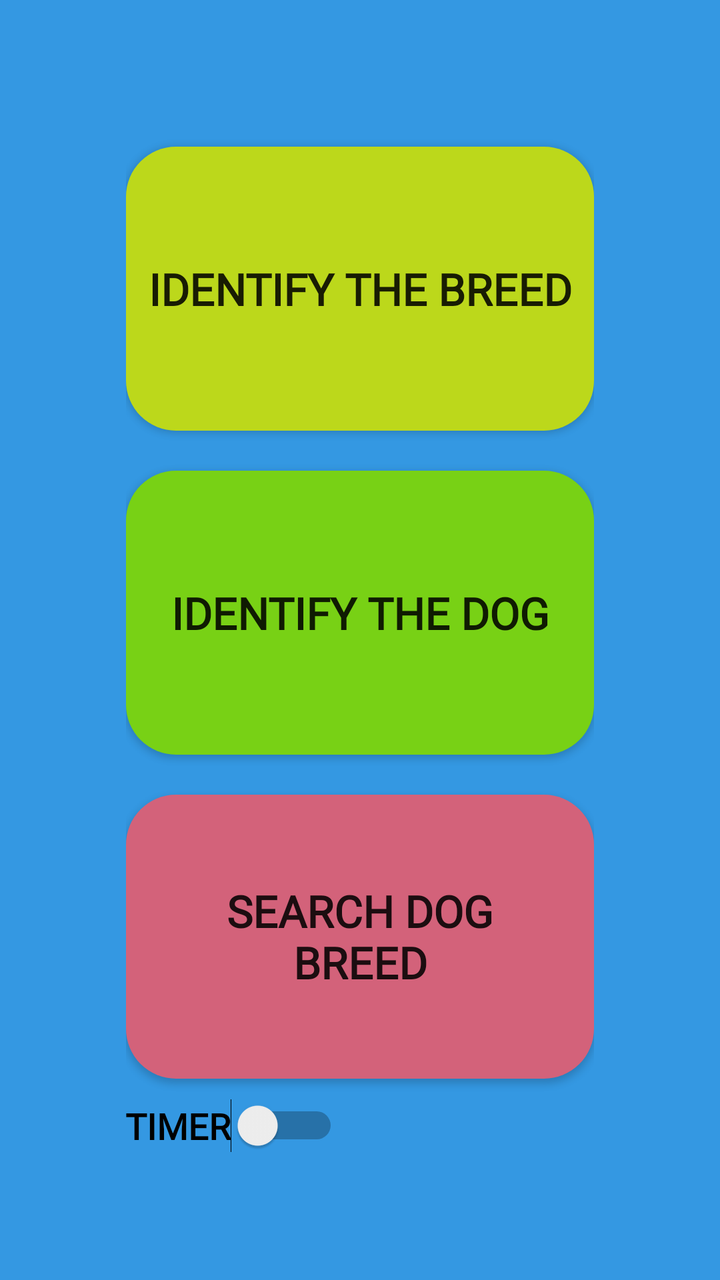
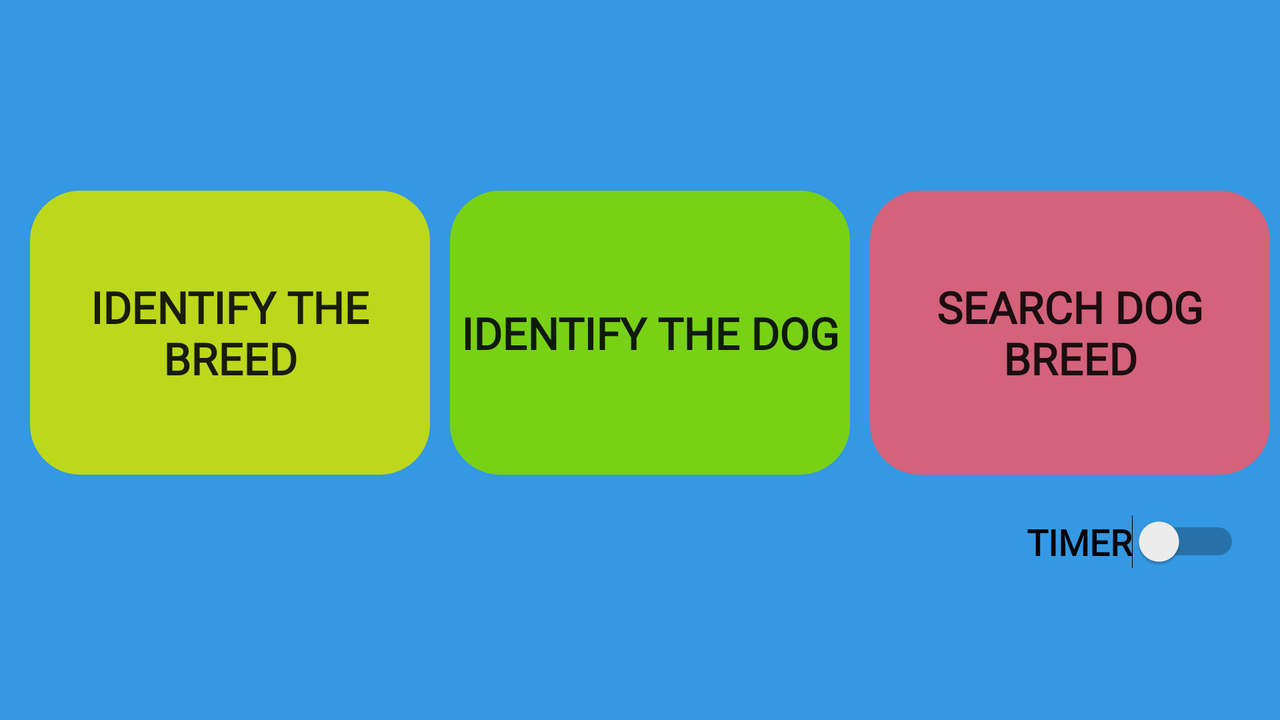

Compare how this app lays out the same screen by default and in its alternative resource folder. The renders come first, then the two layout files and the values they reference.
<!-- AndroidManifest.xml: application theme AppTheme -->
<!-- res/layout/activity_main.xml -->
<?xml version="1.0" encoding="utf-8"?>
<LinearLayout xmlns:android="http://schemas.android.com/apk/res/android"

    xmlns:app="http://schemas.android.com/apk/res-auto"
    xmlns:tools="http://schemas.android.com/tools"
    android:layout_width="match_parent"
    android:layout_height="match_parent"
    android:background="@color/background_clr"
    android:gravity="center_vertical"
    android:orientation="vertical"
    tools:context=".MainActivity">


    <LinearLayout
        android:id="@+id/another_great_layout"
        android:layout_width="wrap_content"
        android:layout_height="wrap_content"
        android:layout_gravity="center_horizontal|center_vertical"
        android:orientation="vertical">

        <Button
            android:id="@+id/identify_breed_btn"
            android:layout_width="234dp"
            android:layout_height="142dp"
            android:layout_gravity="center"
            android:layout_marginTop="10dp"
            android:layout_weight="1"
            android:background="@drawable/round_button1"
            android:fontFamily="@font/fredericka_the_great"
            android:onClick="onClickIDBreed"
            android:shadowColor="@color/shadow_clr"
            android:text="@string/identify_the_breed"
            android:textSize="22sp"
            android:textStyle="bold"
            app:layout_constraintEnd_toEndOf="parent"
            app:layout_constraintHorizontal_bias="0.497"
            app:layout_constraintStart_toStartOf="parent"
            app:layout_constraintTop_toTopOf="parent" />

        <Button
            android:id="@+id/identify_dog_btn"
            android:layout_width="234dp"
            android:layout_height="142dp"
            android:layout_gravity="center"
            android:layout_marginTop="20dp"
            android:layout_weight="1"
            android:background="@drawable/round_button2"
            android:fontFamily="@font/fredericka_the_great"
            android:onClick="onClickIDDog"
            android:padding="15dp"
            android:shadowColor="@color/shadow_clr"
            android:text="@string/identify_the_dog"
            android:textSize="22sp"
            android:textStyle="bold"
            app:layout_constraintBottom_toTopOf="@+id/search_dog_btn"
            app:layout_constraintEnd_toEndOf="parent"
            app:layout_constraintHorizontal_bias="0.497"
            app:layout_constraintStart_toStartOf="parent"
            app:layout_constraintTop_toBottomOf="@+id/identify_breed_btn"
            app:layout_constraintVertical_bias="0.0" />

        <Button
            android:id="@+id/search_dog_btn"
            android:layout_width="234dp"
            android:layout_height="142dp"
            android:layout_gravity="center"
            android:layout_marginTop="20dp"
            android:layout_weight="1"
            android:background="@drawable/round_button3"
            android:fontFamily="@font/fredericka_the_great"
            android:onClick="onClickSearchDog"
            android:padding="15sp"
            android:shadowColor="@color/shadow_clr"
            android:text="@string/search_the_dog"
            android:textSize="22sp"
            android:textStyle="bold"
            app:layout_constraintBottom_toBottomOf="parent"
            app:layout_constraintEnd_toEndOf="parent"
            app:layout_constraintHorizontal_bias="0.497"
            app:layout_constraintStart_toStartOf="parent" />

        <Switch
            android:id="@+id/timer_switch"
            android:layout_width="wrap_content"
            android:layout_height="wrap_content"
            android:layout_marginTop="10dp"
            android:button="@color/breed_clr"
            android:checked="false"
            android:fontFamily="@font/fredericka_the_great"
            android:text="@string/timer"
            android:textAllCaps="true"
            android:textSize="18sp"
            android:textStyle="bold"
            app:layout_constraintBottom_toBottomOf="parent"
            app:layout_constraintEnd_toEndOf="parent" />

    </LinearLayout>


</LinearLayout>
<!-- resources referenced by this layout -->
<resources>
  <color name="background_clr">#3498E2</color>
  <color name="breed_clr">#BCD81B</color>
  <color name="shadow_clr">#0A253A</color>
  <!-- drawable round_button1 (drawable) -->
  <?xml version="1.0" encoding="utf-8"?>
  <shape xmlns:android="http://schemas.android.com/apk/res/android"
      android:shape="rectangle">
      <solid android:color="@color/breed_clr"/>
      <corners android:radius="25dp"/>
  </shape>
  <!-- drawable round_button2 (drawable) -->
  <?xml version="1.0" encoding="utf-8"?>
  <shape xmlns:android="http://schemas.android.com/apk/res/android"
  
      android:shape="rectangle"
      >
      <solid android:color="@color/dog_clr"/>
      <corners android:radius="25dp"/>
  
  </shape>
  <!-- drawable round_button3 (drawable) -->
  <?xml version="1.0" encoding="utf-8"?>
  <shape xmlns:android="http://schemas.android.com/apk/res/android"
  
      android:shape="rectangle">
      <solid android:color="@color/search_clr"/>
      <corners android:radius="25dp"/>
  
  
  </shape>
  <string name="identify_the_breed">Identify the Breed</string>
  <string name="identify_the_dog">Identify the Dog</string>
  <string name="search_the_dog">Search Dog Breed</string>
  <string name="timer">Timer</string>
  <style name="AppTheme" parent="Theme.AppCompat.Light.DarkActionBar">
          
          <item name="colorPrimary">@color/colorPrimary</item>
          <item name="colorPrimaryDark">@color/colorPrimaryDark</item>
          <item name="colorAccent">@color/colorAccent</item>
          
          
      </style>
  <color name="dog_clr">#78D115</color>
  <color name="search_clr">#D3627A</color>
  <color name="colorPrimary">#1C5D96</color>
  <color name="colorPrimaryDark">#0A253A</color>
  <color name="colorAccent">#D81B60</color>
</resources>
<!-- res/layout-land/activity_main.xml (the repository's variant of the layout above) -->
<!-- drawn on the phone turned sideways -->
<?xml version="1.0" encoding="utf-8"?>
<LinearLayout xmlns:android="http://schemas.android.com/apk/res/android"

    xmlns:app="http://schemas.android.com/apk/res-auto"
    xmlns:tools="http://schemas.android.com/tools"
    android:layout_width="match_parent"
    android:layout_height="match_parent"
    android:background="@color/background_clr"
    android:gravity="center_vertical"
    android:orientation="vertical"
    tools:context=".MainActivity">

    <LinearLayout
        android:layout_width="wrap_content"
        android:layout_height="wrap_content"
        android:layout_gravity="center"
        android:layout_marginTop="20dp"
        android:gravity="center"
        android:orientation="horizontal">

        <Button
            android:id="@+id/identify_breed_btn"
            style="?android:attr/buttonBarButtonStyle"
            android:layout_width="200dp"
            android:layout_height="142dp"
            android:layout_marginStart="10dp"
            android:layout_marginLeft="10dp"
            android:layout_weight="1"
            android:background="@drawable/round_button1"
            android:fontFamily="@font/fredericka_the_great"
            android:gravity="center"
            android:onClick="onClickIDBreed"
            android:shadowColor="@color/shadow_clr"
            android:text="@string/identify_the_breed"
            android:textColor="?attr/editTextColor"
            android:textColorLink="@color/text_clr"
            android:textSize="22sp"
            android:textStyle="bold"
            app:layout_constraintEnd_toEndOf="parent"
            app:layout_constraintHorizontal_bias="0.497"
            app:layout_constraintStart_toStartOf="parent"
            app:layout_constraintTop_toTopOf="parent" />

        <Button
            android:id="@+id/identify_dog_btn"
            style="?android:attr/buttonBarButtonStyle"
            android:layout_width="200dp"
            android:layout_height="142dp"
            android:layout_marginStart="10dp"
            android:layout_marginLeft="10dp"
            android:layout_weight="1"
            android:background="@drawable/round_button2"
            android:fontFamily="@font/fredericka_the_great"
            android:gravity="center"
            android:onClick="onClickIDDog"
            android:padding="5dp"
            android:shadowColor="@color/shadow_clr"
            android:text="@string/identify_the_dog"
            android:textColor="?attr/editTextColor"
            android:textColorLink="@color/text_clr"
            android:textSize="22sp"
            android:textStyle="bold"
            app:layout_constraintBottom_toTopOf="@+id/search_dog_btn"
            app:layout_constraintEnd_toEndOf="parent"
            app:layout_constraintHorizontal_bias="0.497"
            app:layout_constraintStart_toStartOf="parent"
            app:layout_constraintTop_toBottomOf="@+id/identify_breed_btn"
            app:layout_constraintVertical_bias="0.0" />

        <Button
            android:id="@+id/search_dog_btn"
            style="?android:attr/buttonBarButtonStyle"
            android:layout_width="200dp"
            android:layout_height="142dp"
            android:layout_marginStart="10dp"
            android:layout_marginLeft="10dp"
            android:layout_weight="1"
            android:background="@drawable/round_button3"
            android:fontFamily="@font/fredericka_the_great"
            android:gravity="center"
            android:onClick="onClickSearchDog"
            android:padding="10dp"
            android:shadowColor="@color/shadow_clr"
            android:text="@string/search_the_dog"
            android:textColor="?attr/editTextColor"
            android:textColorLink="@color/text_clr"
            android:textSize="22sp"
            android:textStyle="bold"
            app:layout_constraintBottom_toBottomOf="parent"
            app:layout_constraintEnd_toEndOf="parent"
            app:layout_constraintHorizontal_bias="0.497"
            app:layout_constraintStart_toStartOf="parent" />

    </LinearLayout>

    <LinearLayout

        android:layout_width="match_parent"
        android:layout_height="wrap_content"
        android:gravity="end">


        <Switch
            android:id="@+id/timer_switch"
            android:layout_width="wrap_content"
            android:layout_height="wrap_content"
            android:layout_marginTop="20dp"
            android:layout_marginEnd="20dp"
            android:layout_marginRight="20dp"
            android:button="@color/breed_clr"
            android:checked="false"
            android:fontFamily="@font/fredericka_the_great"
            android:text="@string/timer"
            android:textAllCaps="true"
            android:textSize="18sp"
            android:textStyle="bold"
            app:layout_constraintBottom_toBottomOf="parent"
            app:layout_constraintEnd_toEndOf="parent" />
    </LinearLayout>
</LinearLayout>
<!-- resources referenced by the variant -->
<!-- as the phone turned sideways resolves them -->
<resources>
  <color name="background_clr">#3498E2</color>
  <color name="breed_clr">#BCD81B</color>
  <color name="shadow_clr">#0A253A</color>
  <color name="text_clr">#000000</color>
  <!-- drawable round_button1 (drawable) -->
  <?xml version="1.0" encoding="utf-8"?>
  <shape xmlns:android="http://schemas.android.com/apk/res/android"
      android:shape="rectangle">
      <solid android:color="@color/breed_clr"/>
      <corners android:radius="25dp"/>
  </shape>
  <!-- drawable round_button2 (drawable) -->
  <?xml version="1.0" encoding="utf-8"?>
  <shape xmlns:android="http://schemas.android.com/apk/res/android"
  
      android:shape="rectangle"
      >
      <solid android:color="@color/dog_clr"/>
      <corners android:radius="25dp"/>
  
  </shape>
  <!-- drawable round_button3 (drawable) -->
  <?xml version="1.0" encoding="utf-8"?>
  <shape xmlns:android="http://schemas.android.com/apk/res/android"
  
      android:shape="rectangle">
      <solid android:color="@color/search_clr"/>
      <corners android:radius="25dp"/>
  
  
  </shape>
  <string name="identify_the_breed">Identify the Breed</string>
  <string name="identify_the_dog">Identify the Dog</string>
  <string name="search_the_dog">Search Dog Breed</string>
  <string name="timer">Timer</string>
  <style name="AppTheme" parent="Theme.AppCompat.Light.DarkActionBar">
          
          <item name="colorPrimary">@color/colorPrimary</item>
          <item name="colorPrimaryDark">@color/colorPrimaryDark</item>
          <item name="colorAccent">@color/colorAccent</item>
          
          
      </style>
  <color name="dog_clr">#78D115</color>
  <color name="search_clr">#D3627A</color>
  <color name="colorPrimary">#1C5D96</color>
  <color name="colorPrimaryDark">#0A253A</color>
  <color name="colorAccent">#D81B60</color>
</resources>
